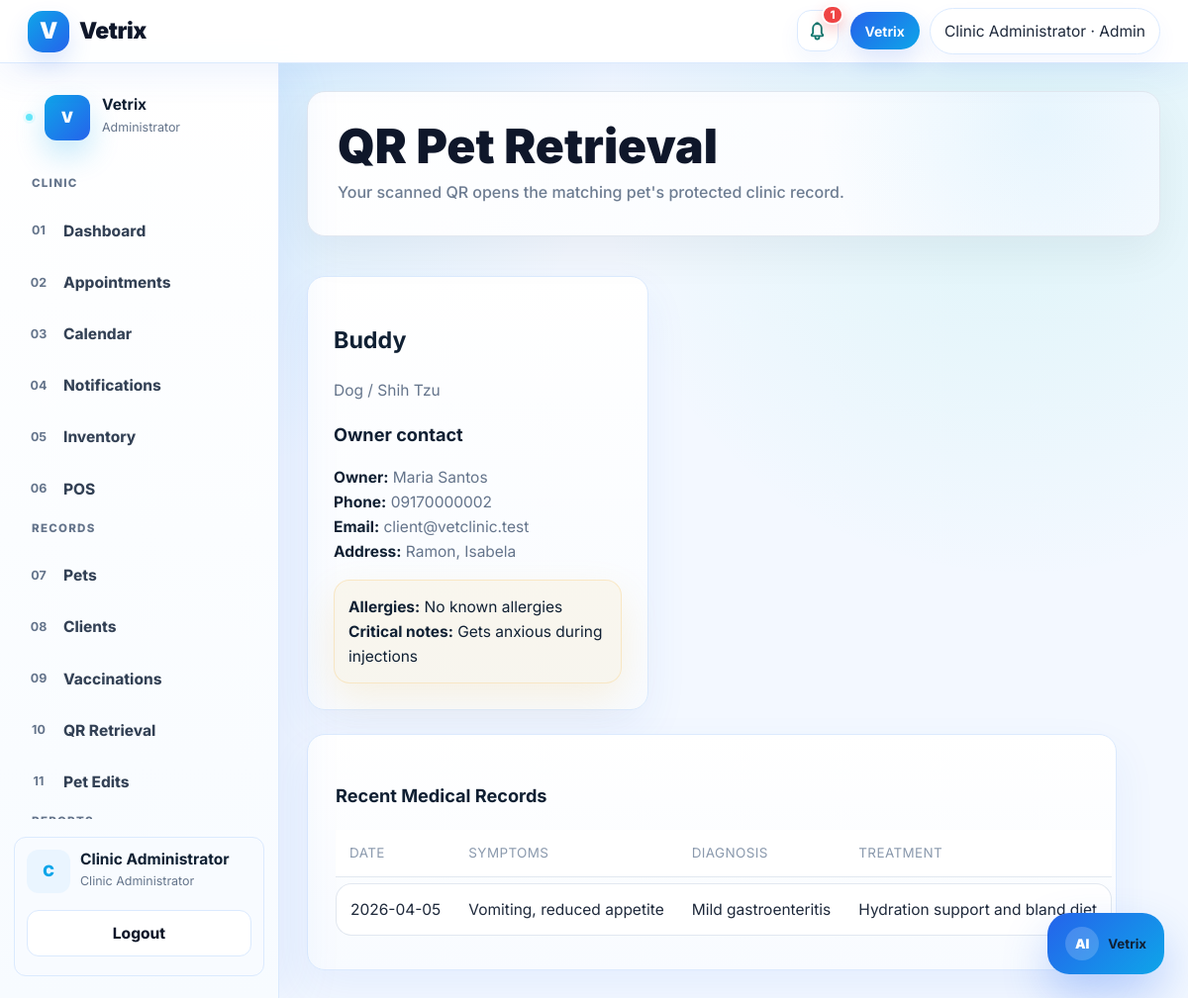
/qr.php?token=BUDDY-SECURE-QR-2026 (signed in), run on the app's committed database.
### tables this page shows
CREATE TABLE pets (
    id INT AUTO_INCREMENT PRIMARY KEY,
    owner_id INT NOT NULL,
    name VARCHAR(100) NOT NULL,
    species VARCHAR(50),
    breed VARCHAR(80),
    sex VARCHAR(20),
    birth_date DATE,
    weight DECIMAL(6,2),
    color VARCHAR(50),
    allergies TEXT,
    critical_notes TEXT,
    notes TEXT,
    pet_photo VARCHAR(255) NULL,
    verification_status ENUM('pending','approved','rejected','in_person_confirmation') DEFAULT 'pending',
    verification_notes TEXT NULL,
    verified_by INT NULL,
    verified_at TIMESTAMP NULL DEFAULT NULL,
    last_updated_by INT NULL,
    created_at TIMESTAMP DEFAULT CURRENT_TIMESTAMP,
    updated_at TIMESTAMP NULL DEFAULT NULL,
    FOREIGN KEY (owner_id) REFERENCES users(id) ON DELETE CASCADE
);

CREATE TABLE users (
    id INT AUTO_INCREMENT PRIMARY KEY,
    full_name VARCHAR(120) NOT NULL,
    email VARCHAR(120) UNIQUE NOT NULL,
    phone VARCHAR(30),
    emergency_contact VARCHAR(120),
    address VARCHAR(255),
    password VARCHAR(255) NOT NULL,
    role ENUM('admin','veterinarian','staff','client') NOT NULL DEFAULT 'client',
    account_source ENUM('self_registered','admin_created','system_seed') DEFAULT 'self_registered',
    created_by INT NULL,
    status ENUM('pending','approved','active','inactive','rejected') NOT NULL DEFAULT 'pending',
    approved_by INT NULL,
    approved_at DATETIME NULL,
    rejected_at DATETIME NULL,
    otp_verified_at DATETIME NULL,
    created_at TIMESTAMP DEFAULT CURRENT_TIMESTAMP
);

CREATE TABLE medical_records (
    id INT AUTO_INCREMENT PRIMARY KEY,
    pet_id INT NOT NULL,
    veterinarian VARCHAR(120),
    visit_date DATE NOT NULL,
    symptoms TEXT,
    diagnosis TEXT,
    treatment TEXT,
    prescription TEXT,
    notes TEXT,
    created_at TIMESTAMP DEFAULT CURRENT_TIMESTAMP,
    FOREIGN KEY (pet_id) REFERENCES pets(id) ON DELETE CASCADE
);

### includes/pet_qr.php (called while the page is built, shortened)
<?php
require_once __DIR__ . '/functions.php';
function pet_qr_token($input): string {
    $token = trim($input);
    $token = trim($token);
    return $token !== '' && strlen($token) <= 255 && !preg_match('/[\x00-\x1f\x7f]/', $token) ? $token : '';
}
function pet_qr_record(mysqli $conn, string $token, string $role, int $userId): ?array {
    $token = pet_qr_token($token);
    $sql = "SELECT p.*,p.id AS pet_id,u.full_name,u.email,u.phone,u.address
            FROM qr_tokens q JOIN pets p ON q.pet_id=p.id JOIN users u ON p.owner_id=u.id
            WHERE q.token=? AND q.status='active' AND p.verification_status='approved'
              AND (q.expires_at IS NULL OR q.expires_at>NOW())";
    $stmt = $conn->prepare($sql . ' LIMIT 1');
    if ($role === 'client') $stmt->bind_param('si', $token, $userId);
    else $stmt->bind_param('s', $token);
    $stmt->execute();
    $record = $stmt->get_result()->fetch_assoc();
    return $record ?: null;
}

### includes/functions.php (called while the page is built, shortened)
<?php
function e($value) {
    return htmlspecialchars($value ?? '', ENT_QUOTES, 'UTF-8');
}
function current_user_id() { return $_SESSION['user_id'] ?? null; }
?>

### qr.php (the view, shortened to what this page needs)
<?php
require_once __DIR__ . '/includes/pet_qr.php';
$token = pet_qr_token($_GET['token'] ?? '');
require_once __DIR__ . '/config/database.php';
$role = $_SESSION['role'];
$pet = pet_qr_record($conn, $token, $role, (int) current_user_id());
$records = [];
if ($pet) {
    $stmt = $conn->prepare('SELECT visit_date,symptoms,diagnosis,treatment FROM medical_records WHERE pet_id=? ORDER BY visit_date DESC,id DESC LIMIT 5');
    $stmt->bind_param('i', $pet['pet_id']);
    $stmt->execute();
    $records = $stmt->get_result()->fetch_all(MYSQLI_ASSOC);
} else {
    http_response_code(404);
}
include __DIR__ . '/includes/header.php';
include __DIR__ . '/includes/navbar.php';
?>
<div class="layout">
    <main class="content">
        <section class="hero mb-4">
            <h1>QR Pet Retrieval</h1>
            <p>Your scanned QR opens the matching pet's protected clinic record.</p>
        </section>
        <?php if (!$pet): ?>
            <div class="soft-card">
                <h2>Pet record unavailable</h2>
                <p>This QR may be inactive or expired, or your account does not have access. Sign in as the pet owner or contact the clinic for help.</p>
                <a class="btn btn-primary" href="<?= e(app_url(dashboard_for_role($role))) ?>">Back to dashboard</a>
            </div>
        <?php else: ?>
            <div class="row g-4">
                <div class="col-lg-5">
                    <div class="soft-card">
                        <h2><?= e($pet['name']) ?></h2>
                        <p><?= e($pet['species']) ?> / <?= e($pet['breed']) ?></p>
                        <h3>Owner contact</h3>
                        <p><b>Owner:</b> <?= e($pet['full_name']) ?><br>
                           <b>Phone:</b> <?= e($pet['phone']) ?><br>
                           <b>Email:</b> <?= e($pet['email']) ?><br>
                           <b>Address:</b> <?= e($pet['address']) ?></p>
                        <div class="priority-alert">
                            <b>Allergies:</b> <?= e($pet['allergies'] ?: 'None reported') ?><br>
                            <b>Critical notes:</b> <?= e($pet['critical_notes'] ?: 'None reported') ?>
                        </div>
                    </div>
                </div>
                <div class="col-lg-7">
                    <div class="table-card">
                        <h3>Recent Medical Records</h3>
                        <?php if (!$records): ?>
                            <p>No clinic records yet.</p>
                        <?php else: ?>
                            <div class="table-responsive">
                                <table class="table">
                                    <thead><tr><th>Date</th><th>Symptoms</th><th>Diagnosis</th><th>Treatment</th></tr></thead>
                                    <tbody><?php foreach ($records as $record): ?>
                                        <tr><td><?= e($record['visit_date']) ?></td><td><?= e($record['symptoms']) ?></td><td><?= e($record['diagnosis']) ?></td><td><?= e($record['treatment']) ?></td></tr>
                                    <?php endforeach; ?></tbody>
                                </table>
                            </div>
                        <?php endif; ?>
                    </div>
                </div>
            </div>
        <?php endif; ?>
    </main>
</div>
<?php include __DIR__ . '/includes/footer.php'; ?>

### data on the page
pets: name "Buddy", species "Dog", breed "Shih Tzu", owner.full_name "Maria Santos", owner.phone "09170000002", owner.email "client@vetclinic.test", owner.address "Ramon, Isabela", allergies "No known allergies", critical_notes "Gets anxious during injections"
medical_records: visit_date "2026-04-05", symptoms "Vomiting, reduced appetite", diagnosis "Mild gastroenteritis", treatment "Hydration support and bland diet"

### other printed values
$notifLabel "1"
$_SESSION['full_name'] "Clinic Administrator"
$navRole "Admin"
$section "CLINIC"
$link[0] "01"
$link[1] "Dashboard"
$link[0] "02"
$link[1] "Appointments"
$link[0] "03"
$link[1] "Calendar"
$link[0] "04"
$link[1] "Notifications"
$link[0] "05"
$link[1] "Inventory"
$link[0] "06"
